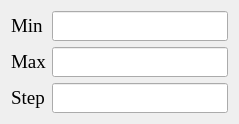
             <widget class="QWidget" name="tab_YAxis">
              <attribute name="title">
               <string>Y Axis</string>
              </attribute>
              <layout class="QGridLayout" name="gridLayout_6">
               <item row="0" column="0">
                <widget class="QLabel" name="label_Ymin">
                 <property name="sizePolicy">
                  <sizepolicy hsizetype="Fixed" vsizetype="Preferred">
                   <horstretch>0</horstretch>
                   <verstretch>0</verstretch>
                  </sizepolicy>
                 </property>
                 <property name="font">
                  <font>
                   <family>Times New Roman</family>
                   <pointsize>14</pointsize>
                  </font>
                 </property>
                 <property name="text">
                  <string>&lt;html&gt;&lt;head/&gt;&lt;body&gt;&lt;p&gt;Min&lt;/p&gt;&lt;/body&gt;&lt;/html&gt;</string>
                 </property>
                </widget>
               </item>
               <item row="0" column="1">
                <widget class="QLineEdit" name="line_Ymin">
                 <property name="sizePolicy">
                  <sizepolicy hsizetype="Preferred" vsizetype="Minimum">
                   <horstretch>0</horstretch>
                   <verstretch>0</verstretch>
                  </sizepolicy>
                 </property>
                 <property name="font">
                  <font>
                   <family>Times New Roman</family>
                   <pointsize>14</pointsize>
                  </font>
                 </property>
                </widget>
               </item>
               <item row="1" column="0">
                <widget class="QLabel" name="label_Ymax">
                 <property name="font">
                  <font>
                   <family>Times New Roman</family>
                   <pointsize>14</pointsize>
                  </font>
                 </property>
                 <property name="text">
                  <string>&lt;html&gt;&lt;head/&gt;&lt;body&gt;&lt;p&gt;Max&lt;/p&gt;&lt;/body&gt;&lt;/html&gt;</string>
                 </property>
                </widget>
               </item>
               <item row="1" column="1">
                <widget class="QLineEdit" name="line_Ymax">
                 <property name="sizePolicy">
                  <sizepolicy hsizetype="Preferred" vsizetype="Minimum">
                   <horstretch>0</horstretch>
                   <verstretch>0</verstretch>
                  </sizepolicy>
                 </property>
                 <property name="font">
                  <font>
                   <family>Times New Roman</family>
                   <pointsize>14</pointsize>
                  </font>
                 </property>
                </widget>
               </item>
               <item row="2" column="0">
                <widget class="QLabel" name="label_Ystep">
                 <property name="font">
                  <font>
                   <family>Times New Roman</family>
                   <pointsize>14</pointsize>
                  </font>
                 </property>
                 <property name="text">
                  <string>&lt;html&gt;&lt;head/&gt;&lt;body&gt;&lt;p&gt;Step&lt;/p&gt;&lt;/body&gt;&lt;/html&gt;</string>
                 </property>
                </widget>
               </item>
               <item row="2" column="1">
                <widget class="QLineEdit" name="lineEdit_Ystep">
                 <property name="sizePolicy">
                  <sizepolicy hsizetype="Preferred" vsizetype="Minimum">
                   <horstretch>0</horstretch>
                   <verstretch>0</verstretch>
                  </sizepolicy>
                 </property>
                 <property name="font">
                  <font>
                   <family>Times New Roman</family>
                   <pointsize>14</pointsize>
                  </font>
                 </property>
                </widget>
               </item>
              </layout>
             </widget>
